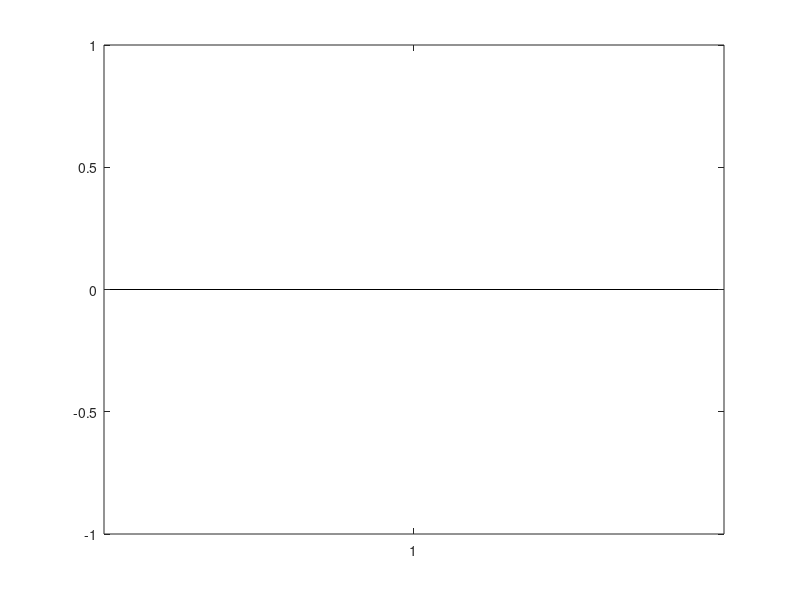

The MATLAB source for this figure: (Note: this script raises an error after producing the figure.)
clear all
close all
clc

% This code imports subject earnings (across conditions) and their
% individual difference measures and analyzes the data. 

% Daniel Sazhin
% 12/09/21
% DVS Lab
% Temple University
currentdir = pwd;
input_folder = [currentdir '/output/'];
%input_behavioral = 'ISTART-ALL-Combined-042122.xlsx'; % input file  
%motion_input = 'motion_data_input.xls';

make_full = 1; % Reads in all subjects. Outputs subs, ones, strategic behavior, tsnr, fd means.


%% Subs for full subject N, strat behavior, and motion.

% This is the full pool of subjects. 

% 1002 and 1243 excluded for now (failed preprocessing) 

if make_full == 1
    values = [10317
10369
10402
10418
10429
10462
10478
10486
10529
10541
10555
10572
10581
10584
10585
10589
10590
10596
10603
10606
10608
10617
10636
10638
10641
10642
10644
10647
10649
10652
10656
10657
10659
10663
10673
10674
10677
10685
10690
10691
10700
10701
10716
10720
10723
10741
10774
10777
10781
10783
10800
10804];

end


%% UG_R earnings

subjects = values;
UG_R_Earnings = [];
UG_R_reject = [];
UG_R_accept = [];
missing_subject  = [];
UG_R_reject_rate = [];

for jj = 1:length(subjects)
    
    try
    save_value = [];
    UG_R_reject_rate_part = [];
    name = ['Subject_' num2str(subjects(jj)) '_accept_analysis.csv'];
    input = [input_folder,name];
    U = readtable(input);
    UG_R_Earnings = [UG_R_Earnings; sum(U.Earned)]; % Sum acceptances.
    UG_R_accept = [UG_R_accept; mean(U.Offer./U.Endowment)]; % Average accepted
    
    catch 
        missing_subject = [missing_subject, subjects(jj)];
    end
        
    try
    name = ['Subject_' num2str(subjects(jj)) '_reject_analysis.csv'];
    input = [input_folder,name];
    V = readtable(input);
    
    UG_R_reject = [UG_R_reject; mean(V.Offer./V.Endowment)]; % Average rejected
    UG_R_reject_rate_part = sum(U.Choice)/24; % reject rate
    
    catch
        UG_R_reject_rate_part = 1; % reject rate
        missing_subject = [missing_subject, subjects(jj)];
    end
    
    UG_R_reject_rate = [UG_R_reject_rate;UG_R_reject_rate_part];
end




%% UGR Offers accepted/rejected

data = [mean(UG_R_accept), mean(UG_R_reject)]; 
x = linspace(1,2,2);
fig = figure
x1 = bar(x(1),data(1));
x1.LineWidth= 2.5
hold on
x2 = bar(x(2),data(2));
x2.LineWidth= 2.5
bar(x,data)
ax = gca;
ax.FontSize = 12;
box off
xlabel ('Decisions', 'FontSize', 16);
ylabel  ('Offered Proportion', 'FontSize', 16);
title ('Mean Endowment Accepted/Rejected in UG-R')
set(gcf,'color','w');
set(gca, 'XTick', 1:2, 'XTickLabels', {'Accepted', 'Rejected'})

hold on

% Standard Error

B1Er = std(UG_R_accept) / sqrt(length(UG_R_accept));
B2Er = std(UG_R_reject) / sqrt(length(UG_R_reject));


err = [B1Er,B2Er] * 2;

er = errorbar(x,data,err); 
er.Color = [0 0 0];
er.LineStyle = 'none';
er.LineWidth = 2.5;
hold off

saveas(gcf,'Bar_Props.tif')



% %% Read in the tsr and means 
% 
% % Find the columns you will need.
% 
% data = readtable(motion_input);
% data = table2array(data);
% 
% motion_data = [];
% 
% % tsnr is second column. motion is third column
% 
% for ii = 1:length(subjects)
%     subj = subjects(ii);
%     subj_row = find(data==subj);
%     save = data(subj_row,:);
%     motion_data = [motion_data;save];
% end




%% How often do participants reject offers?

figure

h = histogram(UG_R_reject_rate(:));
counts = h.Values;
h.NumBins = 5;
ax = gca;
ax.FontSize = 9;
xlabel ('Rate of Rejections as a Recipient','FontSize', 16);
ylabel ('Frequency','FontSize', 16);
set(gca,'box','off');
set(gcf,'color','w');


%% Do subjects reject unfair offers?

% Collect all the UG-R offers
% Define level of endowment
% Define proportion of endowment offered
% Define decision (1 = accept, 0 = reject)

subject_combined_rejections = [];
missing_reject = [];
subject_combined_acceptances = [];
missing_accept = [];
missing_subject = [];
badsubject = [];
Betas = [];
Pvals = [];
save_X = [];
save_Y = [];
sub_prop = [];
for ii = 1:length(values)
    S = [];
    T = [];
    try
        name = ['Subject_' num2str(values(ii)) '_reject_analysis.csv'];
        input = [input_folder,name];
        T = readtable(input);
        subject_combined_rejections = [subject_combined_rejections;  T.Endowment, T.Prop_Endowment];
    catch
        missing_reject = [missing_reject, values(ii)];
    end
    try
        name = ['Subject_' num2str(values(ii)) '_accept_analysis.csv'];
        input = [input_folder,name];
        S = readtable(input);
        subject_combined_acceptances = [subject_combined_acceptances; S.Endowment, S.Prop_Endowment];
    catch
        missing_accept = [missing_accept, values(ii)];
    end
    try
        subject_UGR = [S;T];
        sub_p = [values(ii), mean(T.Prop_Endowment)];
        sub_prop = [sub_prop; sub_p]; % sub 3125 rejects high P of offers. sub 1294 rejections low P offers
        
        
    catch
        missing_subject = [missing_subject, values(ii)];
    end
    try
        %Y = categorical(subject_UGR.Choice);
        Y = subject_UGR.Choice;
        
    end
    
    X = [subject_UGR.Endowment, subject_UGR.Prop_Endowment];
    X = zscore(X);
    save_X = [save_X; X];
    save_Y = [save_Y; Y];
    try
    %[B,dev,stats] = mnrfit(X, Y); % Given the Endowment, proportion of endowment, can we predict accept/reject?
%     b = glmfit(X,Y,'binomial','link','logit');
%     Betas = [Betas, b];
%     Pvals = [Pvals, stats.p];
    catch
        badsubject = [badsubject,values(ii)];
    end
end


save = [];
dump = [];
%save_Y=categorical(save_Y);
[B,DEV,STATS] = glmfit(save_X,save_Y,'binomial','link','logit'); %mnrfit(save_X,save_Y)
se=STATS.se;

data = [mean(B(1,:));  mean(B(2,:));  mean(B(3,:))];
x = linspace(1,3,3);
figure
bar(x,data)
ax = gca;
ax.FontSize = 12;
box off
xlabel ('Regressors', 'FontSize', 16);
ylabel  ('Z-standardized Beta Weight', 'FontSize', 16);
set(gcf,'color','w');
set(gca, 'XTick', 1:3, 'XTickLabels', {'Intercept', 'Endowment', 'Proportion'});
title('Does Endowment Predict UG-R Accept/Reject Choices?')

hold on

% Standard Error

B1Er = se(1);
B2Er = se(2);
B3Er = se(3);

err = [B1Er,B2Er,B3Er] * 2;

er = errorbar(x,data,err); %errorbar(x,data,errlow,errhigh);
er.Color = [0 0 0];
er.LineStyle = 'none';
er.LineWidth = 1;
hold off

saveas(gcf,'Bar_UGR.png')

%% UGR High/low analysis.

subject_combined_rejections = [];
missing_reject = [];
subject_combined_acceptances = [];
missing_accept = [];
missing_subject = [];
badsubject = [];
Betas = [];
Pvals = [];
save_X = [];
save_Y = [];
sub_prop = [];

subs = [3125] % Subject 1294 ACCEPTS almost all offers.  Subject 3125 REJECTS almost all offers. 
for ii = 1:length(subs)
    S = [];
    T = [];
    try
        name = ['Subject_' num2str(subs(ii)) '_reject_analysis.csv']
        input = [input_folder,name];
        T = readtable(input);
        subject_combined_rejections = [subject_combined_rejections;  ([T.Endowment, T.Prop_Endowment])];
    catch
        missing_reject = [missing_reject, subs(ii)];
    end
    try
        name = ['Subject_' num2str(subs(ii)) '_accept_analysis.csv'];
        input = [input_folder,name];
        S = readtable(input);
        subject_combined_acceptances = [subject_combined_acceptances; S.Endowment, S.Prop_Endowment];
    catch
        missing_accept = [missing_accept, subs(ii)];
    end
    try
        subject_UGR = [S;T];
        sub_p = [subs(ii), mean(T.Prop_Endowment)];
        sub_prop = [sub_prop; sub_p]; % sub 3125 rejects high P of offers. sub 1294 rejections low P offers
        
        
    catch
        missing_subject = [missing_subject, subs(ii)];
    end
    try
        Y = categorical(subject_UGR.Choice);
    end
    
     
    X = [subject_UGR.Endowment, subject_UGR.Prop_Endowment];
    X = zscore(X);
    save_X = [save_X; X];
    save_Y = [save_Y; Y];
    try
    %[B,dev,stats] = mnrfit(X, Y); % Given the Endowment, proportion of endowment, can we predict accept/reject?
%     b = glmfit(X,Y,'binomial','link','logit');
%     Betas = [Betas, b];
%     Pvals = [Pvals, stats.p];
    catch
        badsubject = [badsubject,values(ii)];
    
end
    
   save = [];
   dump = [];
   save_Y=categorical(save_Y);
   %[B,DEV,STATS] = glmfit(X,Y,'binomial','link','logit');
   se=STATS.se;
   
   data = [mean(B(1,:));  mean(B(2,:));  mean(B(3,:))];
   x = linspace(1,3,3);
   figure
   bar(x,data)
   ax = gca;
   ax.FontSize = 12;
   box off
   xlabel ('Regressors', 'FontSize', 16);
   ylabel  ('Z-standardized Beta Weight', 'FontSize', 16);
   set(gcf,'color','w');
   set(gca, 'XTick', 1:3, 'XTickLabels', {'Intercept', 'Endowment', 'Proportion'})
   title('Does Endowment Predict UG-R Accept/Reject Choices?')
   
   hold on
   
   % Standard Error
   
   B1Er = se(1)
   B2Er = se(2)
   B3Er = se(3)
   
   err = [B1Er,B2Er,B3Er] * 2;
   
   er = errorbar(x,data,err); %errorbar(x,data,errlow,errhigh);
   er.Color = [0 0 0];
   er.LineStyle = 'none';
   er.LineWidth = 1;
   hold off
   
   saveas(gcf,'Bar_UGR.png')
    
    [R,P] = corrcoef(subject_UGR.Endowment, subject_UGR.Choice);
    figure
    scatter(subject_UGR.Endowment, subject_UGR.Choice,'MarkerEdgeColor',[0 .5 .5],'MarkerFaceColor',[0 .7 .7],'LineWidth',1.5);
    ax = gca;
    ax.FontSize = 12;
    title (['Subject ' num2str(subs(ii))])
    xlabel ('Endowment', 'FontSize', 16);
    ylabel  ('Choice', 'FontSize', 16);
    i = lsline;
    i.LineWidth = 5;
    i.Color = [0 0 0];
    set(gcf,'color','w');
    
    [R,P] = corrcoef(subject_UGR.Prop_Endowment, subject_UGR.Choice);
    figure
    scatter(subject_UGR.Prop_Endowment, subject_UGR.Choice,'MarkerEdgeColor',[0 .5 .5],'MarkerFaceColor',[0 .7 .7],'LineWidth',1.5);
    ax = gca;
    ax.FontSize = 12;
    title (['Subject ' num2str(subs(ii))])
    xlabel ('Proportion', 'FontSize', 16);
    ylabel  ('Choice', 'FontSize', 16);
    i = lsline;
    i.LineWidth = 5;
    i.Color = [0 0 0];
    set(gcf,'color','w');
    
    
end
    
